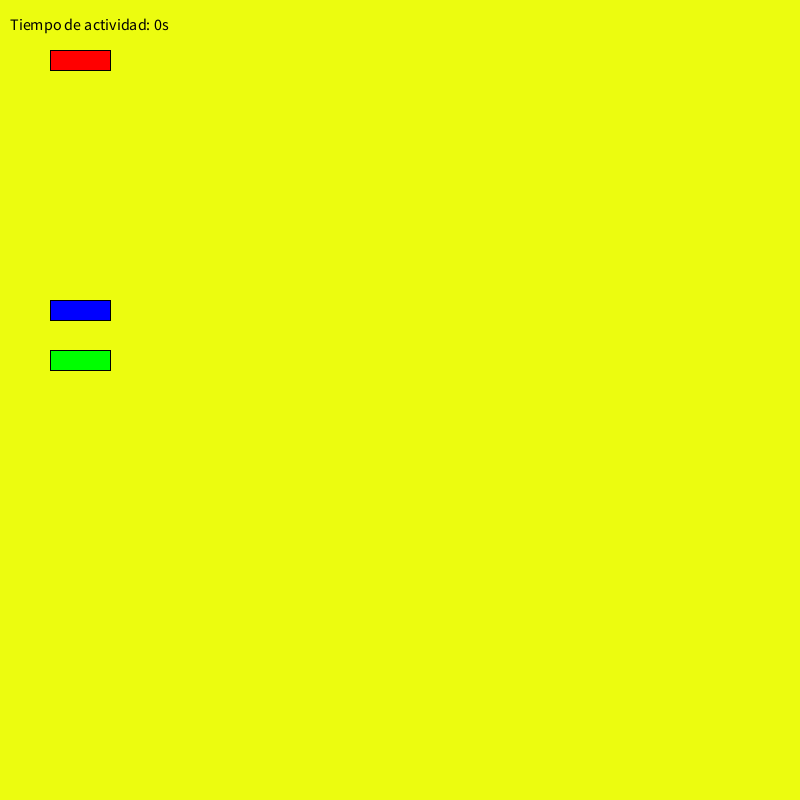
Frame 1 (no input)
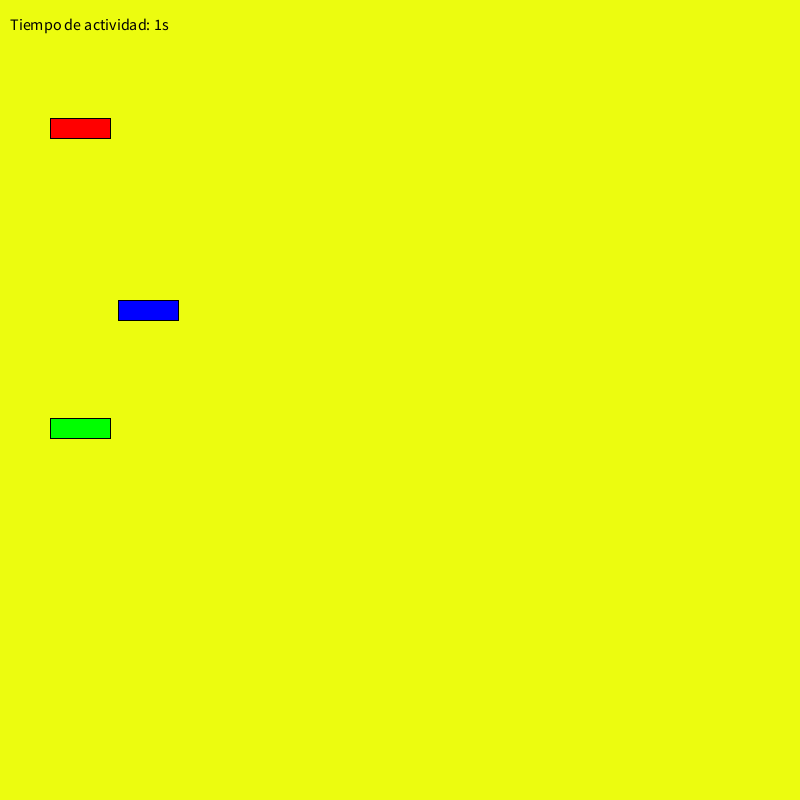
Frame 60 (the mouse pressed at the canvas centre just before this capture)
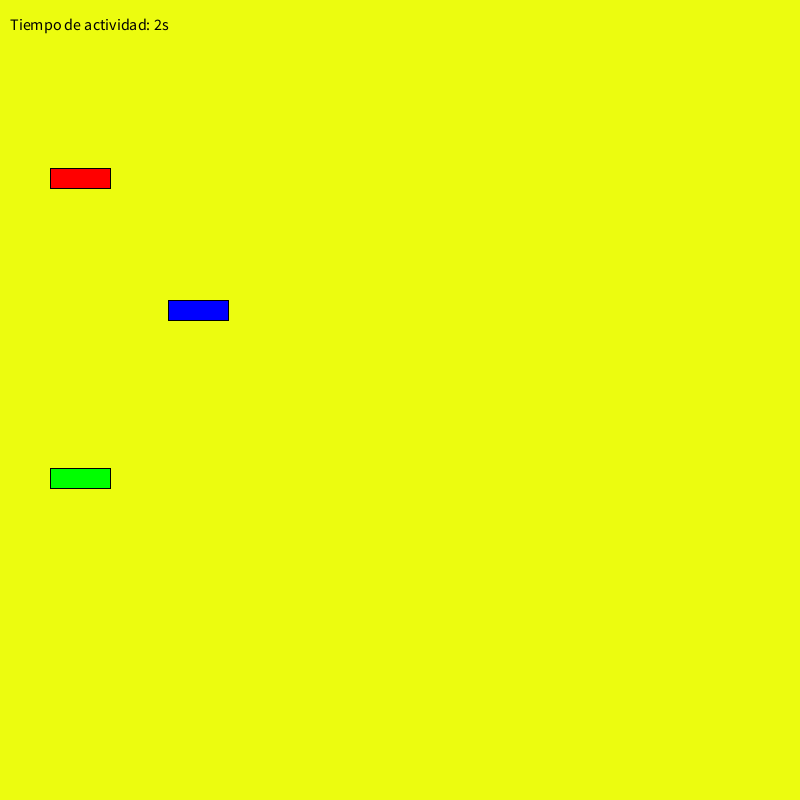
Frame 120 (the mouse held since frame 60 and released just before this capture)

The Processing sketch that drew these frames (run headless with seeded random() and noise(); from frame 60 on, the mouse is pressed at the canvas centre):

// Processing sketch: Gestor
// ── Gestor.pde
PlataformaL plataforma;
PlataformaHorizontal plataformaH;
PlataformaVertical plataformaV;
float lastFrameTime;

void setup() {
  size(800, 800);
  plataforma = new PlataformaL(50, 50);
  plataformaH = new PlataformaHorizontal(50);
  plataformaV = new PlataformaVertical(350);
  lastFrameTime = millis() / 1000.0;
}


void draw() {
  background(#ECFC0F);
  float currentTime = millis() / 1000.0;
  float deltaTime = currentTime - lastFrameTime;
  
  fill(#FF0000);
  plataforma.actualizar(deltaTime);
  rect(plataforma.x, plataforma.y, 60, 20);
  
  fill(#0000FF);
  plataformaH.actualizarH(deltaTime);
  rect(plataformaH.x, 300, 60, 20);

  fill(#00FF00);
  plataformaV.actualizarV(deltaTime);
  rect(50, plataformaV.y, 60, 20);

  fill(0);
  textSize(16);
  text("Tiempo de actividad: " + plataforma.tiempoActividad + "s", 10, 30);

  lastFrameTime = currentTime;
}

// ── PlataformaHorizontal.pde
class PlataformaHorizontal {
  float x;
  float velocidadHorizontal = 50;
  int estado = 0;
  float tiempoTranscurrido = 0;
  float inicioX;
  int tiempoActividad = 0;

  PlataformaHorizontal(float inicioX) {
    this.x = inicioX;
    this.inicioX = inicioX;
  }

  void actualizarH(float deltaTime) {
    tiempoActividad = millis() / 1000;

    tiempoTranscurrido += deltaTime;

    switch (estado) {
      case 0:
        if (tiempoTranscurrido <= 10) {
          x += velocidadHorizontal * deltaTime;
        } else {
          estado = 1;
          tiempoTranscurrido = 0;
        }
        break;
      case 1:
        if (x > inicioX) {
          x -= velocidadHorizontal * deltaTime;
        } else {
          estado = 0;
          tiempoTranscurrido = 0;
        }
        break;
    }
  }
}

// ── PlataformaL.pde
class PlataformaL {
  float x, y;
  float velocidadVertical = 50;
  float velocidadHorizontal = 50;
  int estado = 0;
  float tiempoTranscurrido = 0;
  float inicioX, inicioY;
  int tiempoActividad = 0;
  
  PlataformaL(float inicioX, float inicioY) {
    this.x = inicioX;
    this.y = inicioY;
    this.inicioX = inicioX;
    this.inicioY = inicioY;
  }

  void actualizar(float deltaTime) {
    tiempoActividad = millis() / 1000;

    tiempoTranscurrido += deltaTime;

    switch (estado) {
      case 0:
        if (tiempoTranscurrido <= 4) {
          y += velocidadVertical * deltaTime;
        } else {
          estado = 1;
          tiempoTranscurrido = 0;
        }
        break;
      case 1:
        if (tiempoTranscurrido <= 3) {
          x += velocidadHorizontal * deltaTime;
        } else {
          estado = 2;
          tiempoTranscurrido = 0;
        }
        break;
      case 2:
        if (x > inicioX) {
          x -= velocidadHorizontal * deltaTime;
        } else {
          estado = 3;
          tiempoTranscurrido = 0;
        }
        break;
      case 3:
        if (y > inicioY) {
          y -= velocidadVertical * deltaTime;
        } else {
          y = inicioY;
          x = inicioX;
          estado = 0;
          tiempoTranscurrido = 0;
        }
        break;
    }
  }
}

// ── PlataformaVertical.pde
class PlataformaVertical {
  float y;
  float velocidadVertical = 50;
  int estado = 0;
  float tiempoTranscurrido = 0;
  float inicioY;
  int tiempoActividad = 0;

  PlataformaVertical(float inicioY) {
    this.y = inicioY;
    this.inicioY = inicioY;
  }

  void actualizarV(float deltaTime) {
    tiempoActividad = millis() / 1000;

    tiempoTranscurrido += deltaTime;

    switch (estado) {
      case 0:
        if (tiempoTranscurrido <= 6) {
          y += velocidadVertical * deltaTime;
        } else {
          estado = 1;
          tiempoTranscurrido = 0;
        }
        break;
      case 1:
        if (y > inicioY) {
          y -= velocidadVertical * deltaTime;
        } else {
          estado = 0;
          tiempoTranscurrido = 0;
        }
        break;
    }
  }
}
